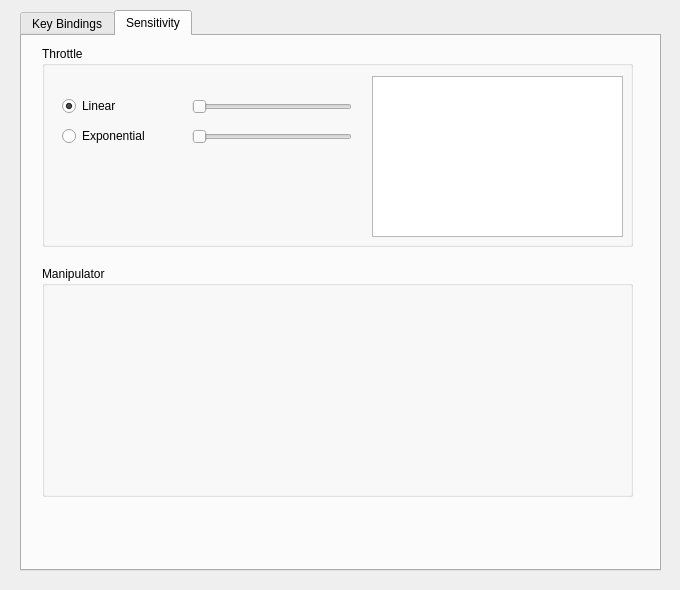
<?xml version="1.0" encoding="UTF-8"?>
<ui version="4.0">
 <class>controller_config</class>
 <widget class="QWidget" name="controller_config">
  <property name="geometry">
   <rect>
    <x>0</x>
    <y>0</y>
    <width>680</width>
    <height>590</height>
   </rect>
  </property>
  <property name="minimumSize">
   <size>
    <width>680</width>
    <height>590</height>
   </size>
  </property>
  <property name="maximumSize">
   <size>
    <width>680</width>
    <height>590</height>
   </size>
  </property>
  <property name="windowTitle">
   <string>Controller configuration</string>
  </property>
  <widget class="QTabWidget" name="sensitivityTab">
   <property name="geometry">
    <rect>
     <x>20</x>
     <y>10</y>
     <width>641</width>
     <height>561</height>
    </rect>
   </property>
   <property name="currentIndex">
    <number>1</number>
   </property>
   <property name="usesScrollButtons">
    <bool>false</bool>
   </property>
   <widget class="QWidget" name="tab">
    <attribute name="title">
     <string>Key Bindings</string>
    </attribute>
    <widget class="QGroupBox" name="thrusterGroupBox">
     <property name="geometry">
      <rect>
       <x>20</x>
       <y>10</y>
       <width>591</width>
       <height>171</height>
      </rect>
     </property>
     <property name="title">
      <string>Thrusters</string>
     </property>
     <widget class="QLabel" name="thUp_label">
      <property name="geometry">
       <rect>
        <x>20</x>
        <y>40</y>
        <width>61</width>
        <height>21</height>
       </rect>
      </property>
      <property name="text">
       <string>Up</string>
      </property>
     </widget>
     <widget class="QLabel" name="thDown_label">
      <property name="geometry">
       <rect>
        <x>20</x>
        <y>70</y>
        <width>61</width>
        <height>21</height>
       </rect>
      </property>
      <property name="text">
       <string>Down</string>
      </property>
     </widget>
     <widget class="QLabel" name="thForward_label">
      <property name="geometry">
       <rect>
        <x>20</x>
        <y>100</y>
        <width>61</width>
        <height>21</height>
       </rect>
      </property>
      <property name="text">
       <string>Forward</string>
      </property>
     </widget>
     <widget class="QLabel" name="thRotateCCW_label">
      <property name="geometry">
       <rect>
        <x>220</x>
        <y>130</y>
        <width>61</width>
        <height>21</height>
       </rect>
      </property>
      <property name="text">
       <string>Yaw ccw</string>
      </property>
     </widget>
     <widget class="QLabel" name="thReverse_label">
      <property name="geometry">
       <rect>
        <x>20</x>
        <y>130</y>
        <width>71</width>
        <height>21</height>
       </rect>
      </property>
      <property name="text">
       <string>Reverse</string>
      </property>
     </widget>
     <widget class="QLabel" name="thRotateCW_label">
      <property name="geometry">
       <rect>
        <x>220</x>
        <y>100</y>
        <width>61</width>
        <height>21</height>
       </rect>
      </property>
      <property name="text">
       <string>Yaw cw</string>
      </property>
     </widget>
     <widget class="QLabel" name="thRight_label">
      <property name="geometry">
       <rect>
        <x>220</x>
        <y>40</y>
        <width>71</width>
        <height>21</height>
       </rect>
      </property>
      <property name="text">
       <string>Roll right</string>
      </property>
     </widget>
     <widget class="QLabel" name="thLeft_label">
      <property name="geometry">
       <rect>
        <x>220</x>
        <y>70</y>
        <width>61</width>
        <height>21</height>
       </rect>
      </property>
      <property name="text">
       <string>Roll left</string>
      </property>
     </widget>
     <widget class="QLineEdit" name="thUp_key">
      <property name="geometry">
       <rect>
        <x>130</x>
        <y>40</y>
        <width>41</width>
        <height>20</height>
       </rect>
      </property>
      <property name="text">
       <string/>
      </property>
     </widget>
     <widget class="QGraphicsView" name="thrusterGraphics">
      <property name="geometry">
       <rect>
        <x>390</x>
        <y>30</y>
        <width>191</width>
        <height>131</height>
       </rect>
      </property>
     </widget>
     <widget class="QLineEdit" name="thDown_key">
      <property name="geometry">
       <rect>
        <x>130</x>
        <y>70</y>
        <width>41</width>
        <height>20</height>
       </rect>
      </property>
      <property name="text">
       <string/>
      </property>
     </widget>
     <widget class="QLineEdit" name="thReverse_key">
      <property name="geometry">
       <rect>
        <x>130</x>
        <y>130</y>
        <width>41</width>
        <height>20</height>
       </rect>
      </property>
      <property name="text">
       <string/>
      </property>
     </widget>
     <widget class="QLineEdit" name="thForward_key">
      <property name="geometry">
       <rect>
        <x>130</x>
        <y>100</y>
        <width>41</width>
        <height>20</height>
       </rect>
      </property>
      <property name="text">
       <string/>
      </property>
     </widget>
     <widget class="QLineEdit" name="thRight_key">
      <property name="geometry">
       <rect>
        <x>330</x>
        <y>40</y>
        <width>41</width>
        <height>20</height>
       </rect>
      </property>
      <property name="text">
       <string/>
      </property>
     </widget>
     <widget class="QLineEdit" name="thLeft_key">
      <property name="geometry">
       <rect>
        <x>330</x>
        <y>70</y>
        <width>41</width>
        <height>20</height>
       </rect>
      </property>
      <property name="text">
       <string/>
      </property>
     </widget>
     <widget class="QLineEdit" name="thRotateCCW_key">
      <property name="geometry">
       <rect>
        <x>330</x>
        <y>130</y>
        <width>41</width>
        <height>20</height>
       </rect>
      </property>
      <property name="text">
       <string/>
      </property>
     </widget>
     <widget class="QLineEdit" name="thRotateCW_key">
      <property name="geometry">
       <rect>
        <x>330</x>
        <y>100</y>
        <width>41</width>
        <height>20</height>
       </rect>
      </property>
      <property name="text">
       <string/>
      </property>
     </widget>
    </widget>
    <widget class="QGroupBox" name="manipulatorGroupBox">
     <property name="geometry">
      <rect>
       <x>20</x>
       <y>190</y>
       <width>591</width>
       <height>211</height>
      </rect>
     </property>
     <property name="title">
      <string>Manipulator</string>
     </property>
     <widget class="QGraphicsView" name="manipulatorGraphics">
      <property name="geometry">
       <rect>
        <x>390</x>
        <y>30</y>
        <width>191</width>
        <height>171</height>
       </rect>
      </property>
     </widget>
     <widget class="QLabel" name="label_8">
      <property name="geometry">
       <rect>
        <x>10</x>
        <y>30</y>
        <width>62</width>
        <height>16</height>
       </rect>
      </property>
      <property name="text">
       <string/>
      </property>
     </widget>
     <widget class="QLabel" name="mcOpen_label">
      <property name="geometry">
       <rect>
        <x>20</x>
        <y>30</y>
        <width>71</width>
        <height>16</height>
       </rect>
      </property>
      <property name="text">
       <string>Claw: open</string>
      </property>
     </widget>
     <widget class="QLabel" name="mcRotateCW_label">
      <property name="geometry">
       <rect>
        <x>20</x>
        <y>90</y>
        <width>101</width>
        <height>16</height>
       </rect>
      </property>
      <property name="text">
       <string>Claw: rotate cw</string>
      </property>
     </widget>
     <widget class="QLabel" name="mcGrip_label">
      <property name="geometry">
       <rect>
        <x>20</x>
        <y>60</y>
        <width>62</width>
        <height>16</height>
       </rect>
      </property>
      <property name="text">
       <string>Claw: grip</string>
      </property>
     </widget>
     <widget class="QLabel" name="mcRotateCCW_label">
      <property name="geometry">
       <rect>
        <x>20</x>
        <y>120</y>
        <width>111</width>
        <height>16</height>
       </rect>
      </property>
      <property name="text">
       <string>Claw: rotate ccw</string>
      </property>
     </widget>
     <widget class="QLineEdit" name="mcRotateCCW">
      <property name="geometry">
       <rect>
        <x>130</x>
        <y>120</y>
        <width>41</width>
        <height>20</height>
       </rect>
      </property>
      <property name="text">
       <string/>
      </property>
     </widget>
     <widget class="QLineEdit" name="mcRotateCW_key">
      <property name="geometry">
       <rect>
        <x>130</x>
        <y>90</y>
        <width>41</width>
        <height>20</height>
       </rect>
      </property>
      <property name="text">
       <string/>
      </property>
     </widget>
     <widget class="QLineEdit" name="mcGrip_key">
      <property name="geometry">
       <rect>
        <x>130</x>
        <y>60</y>
        <width>41</width>
        <height>20</height>
       </rect>
      </property>
      <property name="text">
       <string/>
      </property>
     </widget>
     <widget class="QLineEdit" name="mcOpen_key">
      <property name="geometry">
       <rect>
        <x>130</x>
        <y>30</y>
        <width>41</width>
        <height>20</height>
       </rect>
      </property>
      <property name="text">
       <string/>
      </property>
     </widget>
     <widget class="QLabel" name="maRaise_label">
      <property name="geometry">
       <rect>
        <x>220</x>
        <y>30</y>
        <width>111</width>
        <height>16</height>
       </rect>
      </property>
      <property name="text">
       <string>Arm: raise</string>
      </property>
     </widget>
     <widget class="QLabel" name="mcDown_label">
      <property name="geometry">
       <rect>
        <x>20</x>
        <y>180</y>
        <width>111</width>
        <height>16</height>
       </rect>
      </property>
      <property name="text">
       <string>Claw: tilt down</string>
      </property>
     </widget>
     <widget class="QLabel" name="mcUp_label">
      <property name="geometry">
       <rect>
        <x>20</x>
        <y>150</y>
        <width>111</width>
        <height>16</height>
       </rect>
      </property>
      <property name="text">
       <string>Claw: tilt up</string>
      </property>
     </widget>
     <widget class="QLineEdit" name="mcUp_key">
      <property name="geometry">
       <rect>
        <x>130</x>
        <y>150</y>
        <width>41</width>
        <height>20</height>
       </rect>
      </property>
      <property name="text">
       <string/>
      </property>
     </widget>
     <widget class="QLineEdit" name="mcDown_key">
      <property name="geometry">
       <rect>
        <x>130</x>
        <y>180</y>
        <width>41</width>
        <height>20</height>
       </rect>
      </property>
      <property name="text">
       <string/>
      </property>
     </widget>
     <widget class="QLabel" name="maLower_label">
      <property name="geometry">
       <rect>
        <x>220</x>
        <y>60</y>
        <width>111</width>
        <height>16</height>
       </rect>
      </property>
      <property name="text">
       <string>Arm: lower</string>
      </property>
     </widget>
     <widget class="QLabel" name="maRotateCW_label">
      <property name="geometry">
       <rect>
        <x>220</x>
        <y>90</y>
        <width>111</width>
        <height>16</height>
       </rect>
      </property>
      <property name="text">
       <string>Arm: rotate cw</string>
      </property>
     </widget>
     <widget class="QLabel" name="maRotateCCW_label">
      <property name="geometry">
       <rect>
        <x>220</x>
        <y>120</y>
        <width>111</width>
        <height>16</height>
       </rect>
      </property>
      <property name="text">
       <string>Arm: rotate ccw</string>
      </property>
     </widget>
     <widget class="QLabel" name="maBend_label">
      <property name="geometry">
       <rect>
        <x>220</x>
        <y>150</y>
        <width>111</width>
        <height>16</height>
       </rect>
      </property>
      <property name="text">
       <string>Arm: bend</string>
      </property>
     </widget>
     <widget class="QLabel" name="maStretch_label">
      <property name="geometry">
       <rect>
        <x>220</x>
        <y>180</y>
        <width>111</width>
        <height>16</height>
       </rect>
      </property>
      <property name="text">
       <string>Arm: stretch</string>
      </property>
     </widget>
     <widget class="QLineEdit" name="maRaise_key">
      <property name="geometry">
       <rect>
        <x>330</x>
        <y>30</y>
        <width>41</width>
        <height>20</height>
       </rect>
      </property>
      <property name="text">
       <string/>
      </property>
     </widget>
     <widget class="QLineEdit" name="maLower_key">
      <property name="geometry">
       <rect>
        <x>330</x>
        <y>60</y>
        <width>41</width>
        <height>20</height>
       </rect>
      </property>
      <property name="text">
       <string/>
      </property>
     </widget>
     <widget class="QLineEdit" name="maRotateCW_key">
      <property name="geometry">
       <rect>
        <x>330</x>
        <y>90</y>
        <width>41</width>
        <height>20</height>
       </rect>
      </property>
      <property name="text">
       <string/>
      </property>
     </widget>
     <widget class="QLineEdit" name="maRotateCCW">
      <property name="geometry">
       <rect>
        <x>330</x>
        <y>120</y>
        <width>41</width>
        <height>20</height>
       </rect>
      </property>
      <property name="text">
       <string/>
      </property>
     </widget>
     <widget class="QLineEdit" name="maBend_key">
      <property name="geometry">
       <rect>
        <x>330</x>
        <y>150</y>
        <width>41</width>
        <height>20</height>
       </rect>
      </property>
      <property name="text">
       <string/>
      </property>
     </widget>
     <widget class="QLineEdit" name="maStretch_key">
      <property name="geometry">
       <rect>
        <x>330</x>
        <y>180</y>
        <width>41</width>
        <height>20</height>
       </rect>
      </property>
      <property name="text">
       <string/>
      </property>
     </widget>
    </widget>
    <widget class="QGroupBox" name="otherGroupBox">
     <property name="geometry">
      <rect>
       <x>20</x>
       <y>410</y>
       <width>591</width>
       <height>111</height>
      </rect>
     </property>
     <property name="title">
      <string>Other</string>
     </property>
     <widget class="QLabel" name="lightToggle_label">
      <property name="geometry">
       <rect>
        <x>20</x>
        <y>40</y>
        <width>111</width>
        <height>16</height>
       </rect>
      </property>
      <property name="text">
       <string>Lights on/off</string>
      </property>
     </widget>
     <widget class="QLineEdit" name="lightToggle_key">
      <property name="geometry">
       <rect>
        <x>130</x>
        <y>40</y>
        <width>41</width>
        <height>20</height>
       </rect>
      </property>
      <property name="text">
       <string/>
      </property>
     </widget>
     <widget class="QLabel" name="cam1Toggle_label">
      <property name="geometry">
       <rect>
        <x>20</x>
        <y>70</y>
        <width>111</width>
        <height>21</height>
       </rect>
      </property>
      <property name="text">
       <string>Cam. 1 on/off</string>
      </property>
     </widget>
     <widget class="QLineEdit" name="cam1Toggle_key">
      <property name="geometry">
       <rect>
        <x>130</x>
        <y>70</y>
        <width>41</width>
        <height>20</height>
       </rect>
      </property>
      <property name="text">
       <string/>
      </property>
     </widget>
     <widget class="QLabel" name="cam2Toggle_label">
      <property name="geometry">
       <rect>
        <x>220</x>
        <y>40</y>
        <width>111</width>
        <height>21</height>
       </rect>
      </property>
      <property name="text">
       <string>Cam. 2 on/off</string>
      </property>
     </widget>
     <widget class="QLabel" name="cam3Toggle_label">
      <property name="geometry">
       <rect>
        <x>220</x>
        <y>70</y>
        <width>111</width>
        <height>21</height>
       </rect>
      </property>
      <property name="text">
       <string>Cam. 3 on/off</string>
      </property>
     </widget>
     <widget class="QLineEdit" name="cam2Toggle_key">
      <property name="geometry">
       <rect>
        <x>330</x>
        <y>40</y>
        <width>41</width>
        <height>20</height>
       </rect>
      </property>
      <property name="text">
       <string/>
      </property>
     </widget>
     <widget class="QLineEdit" name="cam3Toggle_key">
      <property name="geometry">
       <rect>
        <x>330</x>
        <y>70</y>
        <width>41</width>
        <height>20</height>
       </rect>
      </property>
      <property name="text">
       <string/>
      </property>
     </widget>
     <widget class="QLabel" name="holdToggle_label">
      <property name="geometry">
       <rect>
        <x>420</x>
        <y>40</y>
        <width>111</width>
        <height>21</height>
       </rect>
      </property>
      <property name="text">
       <string>Hold on/off</string>
      </property>
     </widget>
     <widget class="QLineEdit" name="holdToggle_key">
      <property name="geometry">
       <rect>
        <x>510</x>
        <y>40</y>
        <width>41</width>
        <height>20</height>
       </rect>
      </property>
      <property name="text">
       <string/>
      </property>
     </widget>
    </widget>
   </widget>
   <widget class="QWidget" name="tab_2">
    <attribute name="title">
     <string>Sensitivity</string>
    </attribute>
    <widget class="QGroupBox" name="groupBox_4">
     <property name="geometry">
      <rect>
       <x>20</x>
       <y>10</y>
       <width>591</width>
       <height>201</height>
      </rect>
     </property>
     <property name="title">
      <string>Throttle</string>
     </property>
     <widget class="QRadioButton" name="linear_radiobutton">
      <property name="geometry">
       <rect>
        <x>20</x>
        <y>50</y>
        <width>102</width>
        <height>20</height>
       </rect>
      </property>
      <property name="text">
       <string>Linear</string>
      </property>
      <property name="checked">
       <bool>true</bool>
      </property>
     </widget>
     <widget class="QRadioButton" name="exp_radiobutton">
      <property name="geometry">
       <rect>
        <x>20</x>
        <y>80</y>
        <width>102</width>
        <height>20</height>
       </rect>
      </property>
      <property name="text">
       <string>Exponential</string>
      </property>
     </widget>
     <widget class="QSlider" name="exp_slider">
      <property name="geometry">
       <rect>
        <x>150</x>
        <y>80</y>
        <width>160</width>
        <height>22</height>
       </rect>
      </property>
      <property name="orientation">
       <enum>Qt::Horizontal</enum>
      </property>
      <property name="tickPosition">
       <enum>QSlider::NoTicks</enum>
      </property>
      <property name="tickInterval">
       <number>0</number>
      </property>
     </widget>
     <widget class="QSlider" name="linear_slider">
      <property name="geometry">
       <rect>
        <x>150</x>
        <y>50</y>
        <width>160</width>
        <height>22</height>
       </rect>
      </property>
      <property name="value">
       <number>0</number>
      </property>
      <property name="orientation">
       <enum>Qt::Horizontal</enum>
      </property>
      <property name="invertedControls">
       <bool>false</bool>
      </property>
     </widget>
     <widget class="PlotWidget" name="graphicsView_3">
      <property name="geometry">
       <rect>
        <x>330</x>
        <y>30</y>
        <width>251</width>
        <height>161</height>
       </rect>
      </property>
     </widget>
    </widget>
    <widget class="QGroupBox" name="groupBox_5">
     <property name="geometry">
      <rect>
       <x>20</x>
       <y>230</y>
       <width>591</width>
       <height>231</height>
      </rect>
     </property>
     <property name="title">
      <string>Manipulator</string>
     </property>
    </widget>
   </widget>
  </widget>
 </widget>
 <customwidgets>
  <customwidget>
   <class>PlotWidget</class>
   <extends>QGraphicsView</extends>
   <header>pyqtgraph</header>
  </customwidget>
 </customwidgets>
 <resources/>
 <connections>
  <connection>
   <sender>linear_slider</sender>
   <signal>valueChanged(int)</signal>
   <receiver>graphicsView_3</receiver>
   <slot>update()</slot>
   <hints>
    <hint type="sourcelabel">
     <x>338</x>
     <y>106</y>
    </hint>
    <hint type="destinationlabel">
     <x>407</x>
     <y>106</y>
    </hint>
   </hints>
  </connection>
  <connection>
   <sender>exp_slider</sender>
   <signal>valueChanged(int)</signal>
   <receiver>graphicsView_3</receiver>
   <slot>update()</slot>
   <hints>
    <hint type="sourcelabel">
     <x>336</x>
     <y>146</y>
    </hint>
    <hint type="destinationlabel">
     <x>407</x>
     <y>140</y>
    </hint>
   </hints>
  </connection>
  <connection>
   <sender>linear_radiobutton</sender>
   <signal>toggled(bool)</signal>
   <receiver>linear_slider</receiver>
   <slot>setEnabled(bool)</slot>
   <hints>
    <hint type="sourcelabel">
     <x>73</x>
     <y>105</y>
    </hint>
    <hint type="destinationlabel">
     <x>207</x>
     <y>109</y>
    </hint>
   </hints>
  </connection>
  <connection>
   <sender>exp_radiobutton</sender>
   <signal>toggled(bool)</signal>
   <receiver>exp_slider</receiver>
   <slot>setEnabled(bool)</slot>
   <hints>
    <hint type="sourcelabel">
     <x>151</x>
     <y>136</y>
    </hint>
    <hint type="destinationlabel">
     <x>203</x>
     <y>137</y>
    </hint>
   </hints>
  </connection>
 </connections>
</ui>
